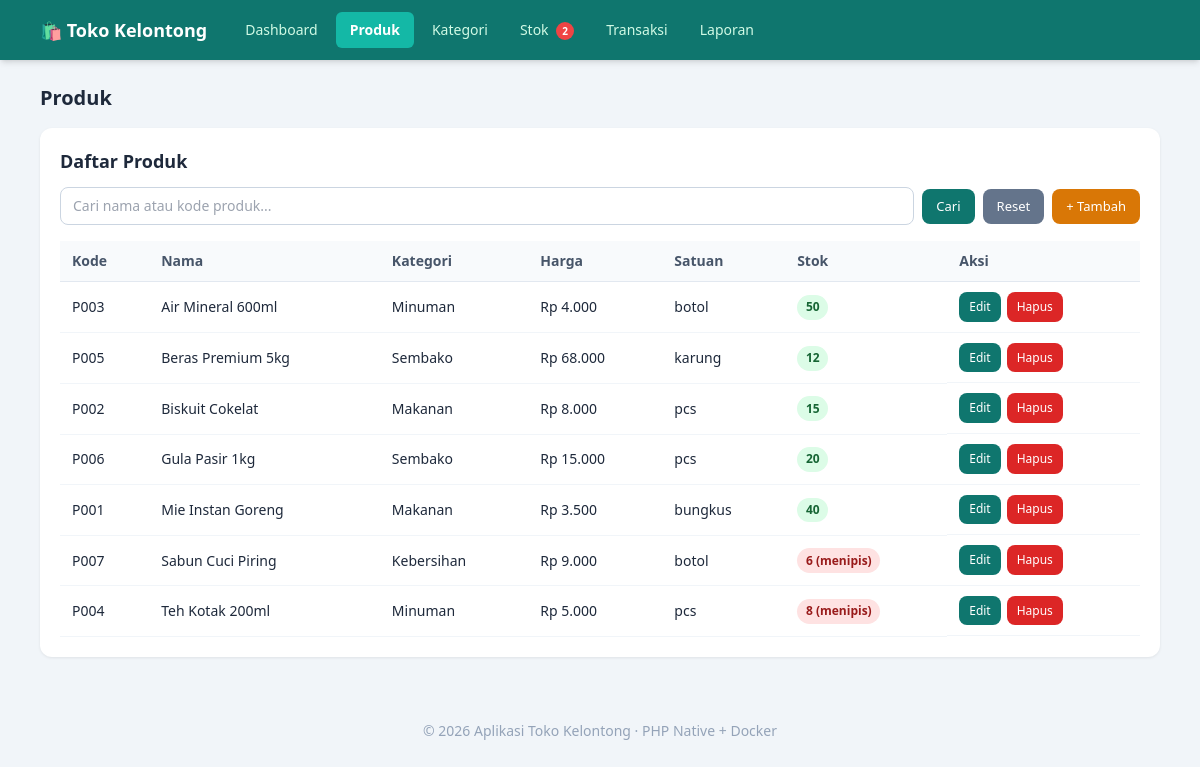
Page /produk.php on the earlier database version.
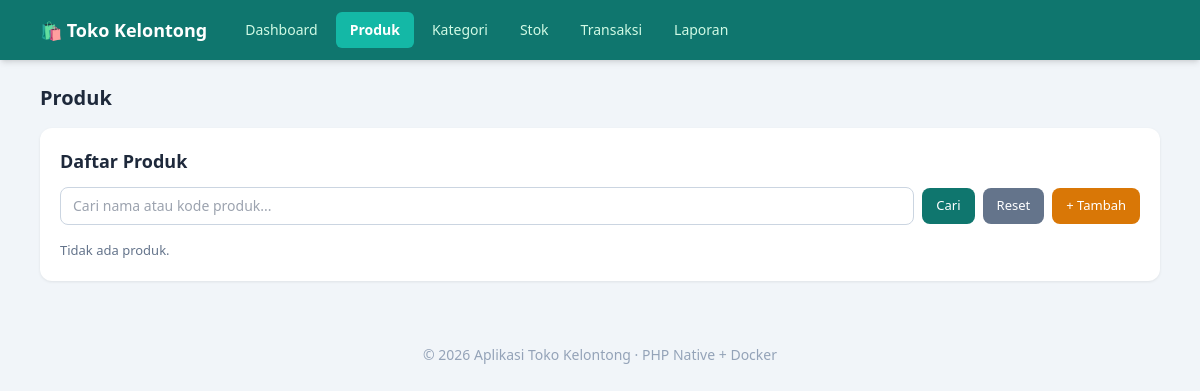
Same page on the later database version.
### tables this page shows
CREATE TABLE produk (
  id INT AUTO_INCREMENT PRIMARY KEY,
  kode VARCHAR(50) NOT NULL UNIQUE,
  nama VARCHAR(150) NOT NULL,
  harga DECIMAL(12,2) NOT NULL DEFAULT 0,
  satuan VARCHAR(30) NOT NULL DEFAULT 'pcs',
  kategori_id INT NULL,
  stok INT NOT NULL DEFAULT 0,
  stok_minimum INT NOT NULL DEFAULT 5,
  created_at TIMESTAMP DEFAULT CURRENT_TIMESTAMP,
  CONSTRAINT fk_produk_kategori FOREIGN KEY (kategori_id) REFERENCES kategori(id) ON DELETE SET NULL
);

CREATE TABLE kategori (
  id INT AUTO_INCREMENT PRIMARY KEY,
  nama VARCHAR(100) NOT NULL UNIQUE,
  created_at TIMESTAMP DEFAULT CURRENT_TIMESTAMP
);

### config.php (called while the page is built, shortened)
<?php
function db(): PDO
{
    static $pdo = null;
    if ($pdo === null) {
        $dsn = 'mysql:host=' . DB_HOST . ';dbname=' . DB_NAME . ';charset=utf8mb4';
        try {
            $pdo = new PDO($dsn, DB_USER, DB_PASS, [
                PDO::ATTR_ERRMODE => PDO::ERRMODE_EXCEPTION,
                PDO::ATTR_DEFAULT_FETCH_MODE => PDO::FETCH_ASSOC,
                PDO::ATTR_EMULATE_PREPARES => false,
            ]);
        } catch (PDOException $e) {
            error_log('Koneksi database gagal: ' . $e->getMessage());
            http_response_code(500);
            die('Koneksi database gagal. Silakan hubungi administrator.');
        }
    }
    return $pdo;
}
function rupiah($angka): string
{
    return 'Rp ' . number_format((float)$angka, 0, ',', '.');
}
function e($str): string
{
    return htmlspecialchars((string)$str, ENT_QUOTES, 'UTF-8');
}
function ambil_produk(?string $cari = null): array
{
    $sql = 'SELECT p.*, k.nama AS kategori_nama
            FROM produk p
            LEFT JOIN kategori k ON k.id = p.kategori_id';
    $sql .= ' ORDER BY p.nama';
    $stmt = db()->prepare($sql);
    $stmt->execute();
    return $stmt->fetchAll();
}
function produk_stok_menipis(): array
{
    return db()->query('SELECT p.*, k.nama AS kategori_nama
                        FROM produk p
                        LEFT JOIN kategori k ON k.id = p.kategori_id
                        WHERE p.stok <= p.stok_minimum
                        ORDER BY p.stok ASC')->fetchAll();
}

### produk.php (the view, shortened to what this page needs)
<?php
require_once __DIR__ . '/config.php';
$cari = trim($_GET['q'] ?? '');
$produkList = ambil_produk($cari);
require_once __DIR__ . '/header.php';
?>
<h2 class="text-xl font-bold mb-4">Produk</h2>
<div class="card">
  <h2>Daftar Produk</h2>
  <form method="get" action="produk.php" class="flex flex-wrap gap-2 items-center mb-4">
    <input type="text" name="q" placeholder="Cari nama atau kode produk..." value="<?= e($cari) ?>" class="flex-1 min-w-[200px] px-3 py-2 border border-slate-300 rounded-lg text-sm focus:outline-none focus:border-teal-400 focus:ring-2 focus:ring-teal-200">
    <button class="btn" type="submit">Cari</button>
    <a class="btn btn-secondary" href="produk.php">Reset</a>
    <a class="btn btn-warn" href="produk.php?action=create">+ Tambah</a>
  </form>
  <?php if ($produkList): ?>
  <div class="overflow-x-auto">
  <table class="w-full border-collapse text-sm">
    <thead>
      <tr class="bg-slate-50 text-slate-600 text-left">
        <th class="px-3 py-2.5 border-b border-slate-200 font-semibold">Kode</th>
        <th class="px-3 py-2.5 border-b border-slate-200 font-semibold">Nama</th>
        <th class="px-3 py-2.5 border-b border-slate-200 font-semibold">Kategori</th>
        <th class="px-3 py-2.5 border-b border-slate-200 font-semibold">Harga</th>
        <th class="px-3 py-2.5 border-b border-slate-200 font-semibold">Satuan</th>
        <th class="px-3 py-2.5 border-b border-slate-200 font-semibold">Stok</th>
        <th class="px-3 py-2.5 border-b border-slate-200 font-semibold">Aksi</th>
      </tr>
    </thead>
    <tbody>
      <?php foreach ($produkList as $p): ?>
      <tr class="hover:bg-slate-50">
        <td class="px-3 py-2.5 border-b border-slate-100"><?= e($p['kode']) ?></td>
        <td class="px-3 py-2.5 border-b border-slate-100"><?= e($p['nama']) ?></td>
        <td class="px-3 py-2.5 border-b border-slate-100"><?= e($p['kategori_nama'] ?? '-') ?></td>
        <td class="px-3 py-2.5 border-b border-slate-100"><?= rupiah($p['harga']) ?></td>
        <td class="px-3 py-2.5 border-b border-slate-100"><?= e($p['satuan']) ?></td>
        <td class="px-3 py-2.5 border-b border-slate-100">
          <?php if ((int)$p['stok'] <= (int)$p['stok_minimum']): ?>
            <span class="badge badge-low"><?= (int)$p['stok'] ?> (menipis)</span>
          <?php else: ?>
            <span class="badge badge-ok"><?= (int)$p['stok'] ?></span>
          <?php endif; ?>
        </td>
        <td class="px-3 py-2.5 border-b border-slate-100 actions">
          <a class="btn btn-sm" href="produk.php?action=edit&id=<?= (int)$p['id'] ?>">Edit</a>
          <a class="btn btn-sm btn-danger" href="produk.php?action=delete&id=<?= (int)$p['id'] ?>" onclick="return confirm('Hapus produk ini?')">Hapus</a>
        </td>
      </tr>
      <?php endforeach; ?>
    </tbody>
  </table>
  </div>
  <?php else: ?>
  <p class="muted">Tidak ada produk<?= $cari ? ' untuk pencarian "' . e($cari) . '"' : '' ?>.</p>
  <?php endif; ?>
</div>
<?php require_once __DIR__ . '/footer.php'; ?>

### header.php (shortened to what this page needs)
<?php
$halaman = basename($_SERVER['PHP_SELF']);
$menu = [
    'index.php'     => 'Dashboard',
    'produk.php'    => 'Produk',
    'kategori.php'  => 'Kategori',
    'stok.php'      => 'Stok',
    'transaksi.php' => 'Transaksi',
    'laporan.php'   => 'Laporan',
];
$stokMenipisJumlah = 0;
try {
    $stokMenipisJumlah = count(produk_stok_menipis());
} catch (Throwable $ex) {
    $stokMenipisJumlah = 0;
}
?>
<!DOCTYPE html>
<html lang="id">
<head>
<script src="https://cdn.tailwindcss.com"></script>
</head>
<body class="bg-slate-100 text-slate-800 antialiased">
<header class="bg-brand text-white shadow-md">
  <div class="max-w-6xl mx-auto px-4 py-3 flex flex-wrap items-center gap-x-6 gap-y-3">
    <h1 class="text-lg font-bold flex items-center gap-2 whitespace-nowrap">&#128717; Toko Kelontong</h1>
    <nav class="flex flex-wrap items-center gap-1">
      <?php foreach ($menu as $file => $label): ?>
        <?php $aktif = $halaman === $file; ?>
        <a href="<?= e($file) ?>"
           class="px-3.5 py-2 rounded-md text-sm transition-colors relative <?= $aktif ? 'bg-brand-light text-white font-semibold' : 'text-emerald-100 hover:bg-brand-dark hover:text-white' ?>">
          <?= e($label) ?>
          <?php if ($file === 'stok.php' && $stokMenipisJumlah > 0): ?>
            <span class="ml-1 inline-flex items-center justify-center min-w-[18px] h-[18px] px-1 rounded-full bg-red-500 text-white text-[10px] font-bold align-middle"><?= $stokMenipisJumlah ?></span>
          <?php endif; ?>
        </a>
      <?php endforeach; ?>
    </nav>
  </div>
</header>
<main class="max-w-6xl mx-auto px-4 py-6">

### footer.php
  </main>
  <footer class="text-center py-5 text-slate-400 text-sm">
    &copy; <?= date('Y') ?> Aplikasi Toko Kelontong &middot; PHP Native + Docker
  </footer>
</body>
</html>

Differences in the rows shown:
removed produk: kode "P003", nama "Air Mineral 600ml", kategori.nama "Minuman", harga "Rp 4.000", satuan "botol", stok "50"
removed produk: kode "P005", nama "Beras Premium 5kg", kategori.nama "Sembako", harga "Rp 68.000", satuan "karung", stok "12"
removed produk: kode "P002", nama "Biskuit Cokelat", kategori.nama "Makanan", harga "Rp 8.000", satuan "pcs", stok "15"
removed produk: kode "P006", nama "Gula Pasir 1kg", kategori.nama "Sembako", harga "Rp 15.000", satuan "pcs", stok "20"
removed produk: kode "P001", nama "Mie Instan Goreng", kategori.nama "Makanan", harga "Rp 3.500", satuan "bungkus", stok "40"
removed produk: kode "P007", nama "Sabun Cuci Piring", kategori.nama "Kebersihan", harga "Rp 9.000", satuan "botol", stok "6"
removed produk: kode "P004", nama "Teh Kotak 200ml", kategori.nama "Minuman", harga "Rp 5.000", satuan "pcs", stok "8"
Other differences:
text no longer shown: "Kode Nama Kategori Harga Satuan Stok Aksi"
text now shown: "Tidak ada produk ."
list line gone: "2"
